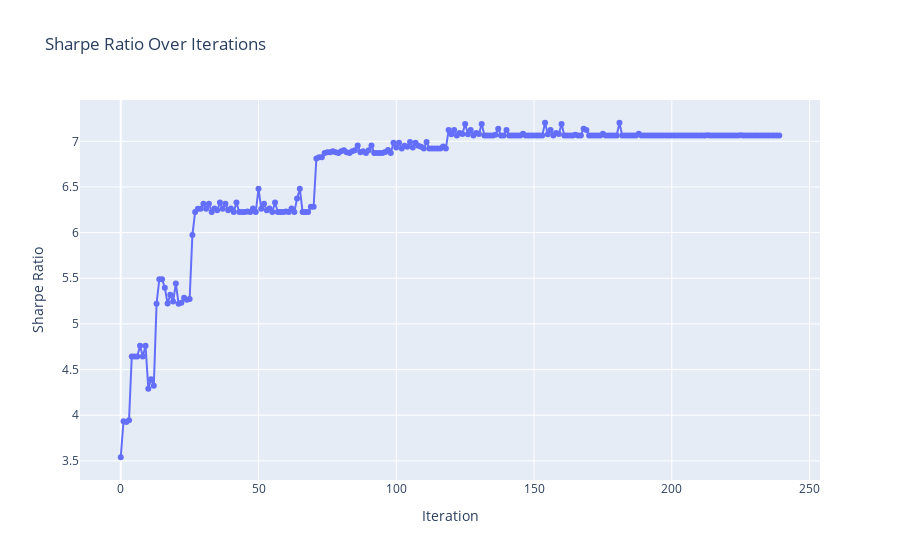

Here is the notebook cell this chart was saved with:
### Code cell
sharpe_ratios = [portfolio['sharpe'] for portfolio in total_portfolios]

fig = go.Figure(data=go.Scatter(x=list(range(len(sharpe_ratios))), y=sharpe_ratios, mode='lines+markers'))
fig.update_layout(title='Sharpe Ratio Over Iterations',
                  xaxis_title='Iteration',
                  yaxis_title='Sharpe Ratio',
                  )
fig.show()

### Figure 1 — Plotly figure (JSON) as saved in the notebook; plotly's stock layout.template omitted (floating-point values rounded to 4 significant figures; data arrays with more than 128 entries replaced by an {"elided": "..."} marker saying what was removed)
{"data": [{"mode": "lines+markers", "type": "scatter", "x": {"elided": "240 int values"}, "y": {"elided": "240 float values"}}], "layout": {"title": {"text": "Sharpe Ratio Over Iterations"}, "xaxis": {"title": {"text": "Iteration"}}, "yaxis": {"title": {"text": "Sharpe Ratio"}}}}
